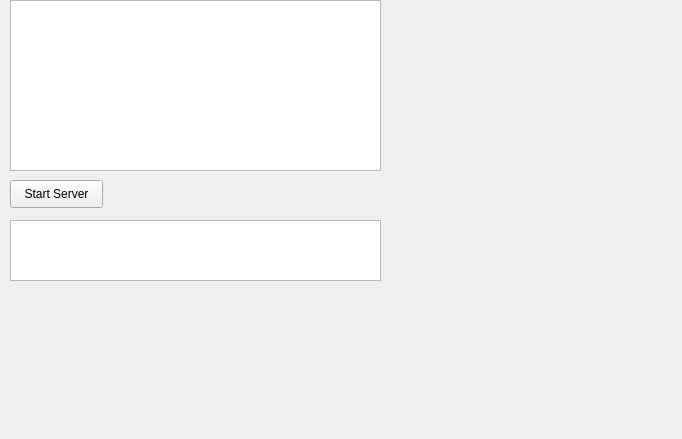
<?xml version="1.0" encoding="UTF-8"?>
<ui version="4.0">
 <class>ServerWindow</class>
 <widget class="QWidget" name="ServerWindow">
  <property name="geometry">
   <rect>
    <x>0</x>
    <y>0</y>
    <width>682</width>
    <height>439</height>
   </rect>
  </property>
  <property name="windowTitle">
   <string>Form</string>
  </property>
  <widget class="QPushButton" name="startStopButton">
   <property name="geometry">
    <rect>
     <x>10</x>
     <y>180</y>
     <width>93</width>
     <height>28</height>
    </rect>
   </property>
   <property name="text">
    <string>Start Server</string>
   </property>
  </widget>
  <widget class="QPlainTextEdit" name="logEditor">
   <property name="geometry">
    <rect>
     <x>10</x>
     <y>0</y>
     <width>371</width>
     <height>171</height>
    </rect>
   </property>
   <property name="readOnly">
    <bool>true</bool>
   </property>
  </widget>
  <widget class="ServerConsole" name="serverConsole">
   <property name="geometry">
    <rect>
     <x>10</x>
     <y>220</y>
     <width>371</width>
     <height>61</height>
    </rect>
   </property>
  </widget>
 </widget>
 <customwidgets>
  <customwidget>
   <class>ServerConsole</class>
   <extends>QPlainTextEdit</extends>
   <header location="global">serverconsole.h</header>
  </customwidget>
 </customwidgets>
 <resources/>
 <connections/>
</ui>
